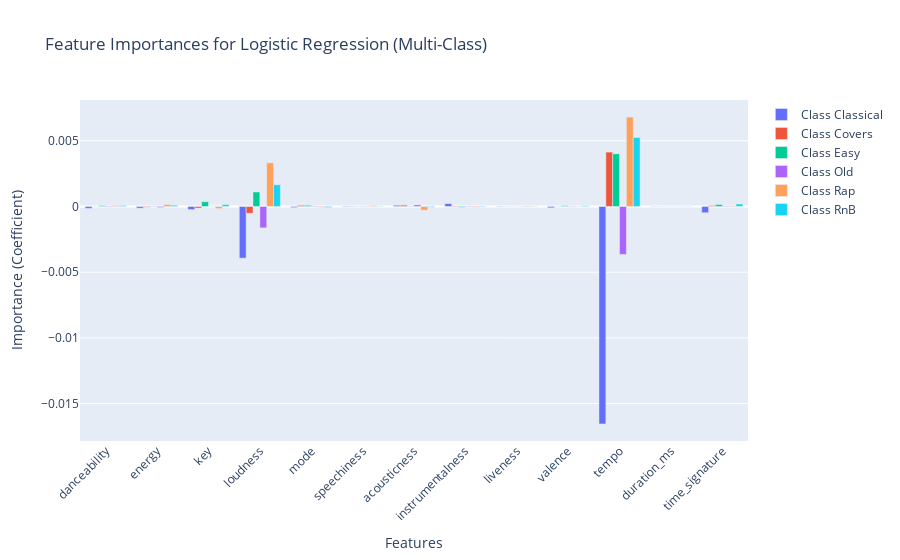

Notebook source saved alongside this figure:
### Code cell
# Extract the feature importances (coefficients)
coef = lr_model.coef_
classes = lr_model.classes_
# Plot the feature importances for each class using Plotly
features = X.columns

fig = go.Figure()

for i in range(len(classes)):
    fig.add_trace(go.Bar(
        x=features,
        y=coef[i],
        name=f'Class {classes[i]}',
        # marker_color=go.colors.DEFAULT_PALLETE[i]
    ))

fig.update_layout(
    title='Feature Importances for Logistic Regression (Multi-Class)',
    xaxis_title='Features',
    yaxis_title='Importance (Coefficient)',
    barmode='group',
    xaxis_tickangle=-45
)

fig.show()

### Figure 1 — Plotly figure (JSON) as saved in the notebook; plotly's stock layout.template omitted (floating-point values rounded to 4 significant figures)
{"data": [{"name": "Class Classical", "type": "bar", "x": ["danceability", "energy", "key", "loudness", "mode", "speechiness", "acousticness", "instrumentalness", "liveness", "valence", "tempo", "duration_ms", "time_signature"], "y": [-0.0001443, -0.0001255, -0.0002364, -0.003932, -8.282e-05, -2.832e-05, 9.188e-05, 0.0002158, -2.193e-05, -9.955e-05, -0.01655, 6.807e-06, -0.0004743]}, {"name": "Class Covers", "type": "bar", "x": ["danceability", "energy", "key", "loudness", "mode", "speechiness", "acousticness", "instrumentalness", "liveness", "valence", "tempo", "duration_ms", "time_signature"], "y": [-7.672e-07, -5.193e-05, -0.0001193, -0.0005185, 8.606e-05, -1.817e-05, 0.0001001, -3.79e-05, -5.363e-06, 6.574e-06, 0.00414, -3.509e-06, 6.051e-05]}, {"name": "Class Easy", "type": "bar", "x": ["danceability", "energy", "key", "loudness", "mode", "speechiness", "acousticness", "instrumentalness", "liveness", "valence", "tempo", "duration_ms", "time_signature"], "y": [5.91e-05, 1.625e-05, 0.000362, 0.001102, 8.631e-05, -5.041e-06, 2.462e-05, -5.977e-05, 1.576e-06, 5.647e-05, 0.004006, -4.202e-08, 0.0001493]}, {"name": "Class Old", "type": "bar", "x": ["danceability", "energy", "key", "loudness", "mode", "speechiness", "acousticness", "instrumentalness", "liveness", "valence", "tempo", "duration_ms", "time_signature"], "y": [-3.709e-05, -7.749e-05, 4.646e-06, -0.001627, 3.604e-05, -1.82e-05, 0.0001195, -2.735e-05, -4.562e-06, -2.338e-05, -0.003649, 3.577e-07, 3.355e-05]}, {"name": "Class Rap", "type": "bar", "x": ["danceability", "energy", "key", "loudness", "mode", "speechiness", "acousticness", "instrumentalness", "liveness", "valence", "tempo", "duration_ms", "time_signature"], "y": [6.183e-05, 0.0001477, -0.0001572, 0.003324, -5.277e-05, 5.661e-05, -0.0002835, -5.628e-05, 3.464e-05, 1.209e-05, 0.006807, -1.404e-06, 4.355e-05]}, {"name": "Class RnB", "type": "bar", "x": ["danceability", "energy", "key", "loudness", "mode", "speechiness", "acousticness", "instrumentalness", "liveness", "valence", "tempo", "duration_ms", "time_signature"], "y": [6.119e-05, 9.097e-05, 0.0001462, 0.001652, -7.283e-05, 1.312e-05, -5.253e-05, -3.452e-05, -4.36e-06, 4.779e-05, 0.005247, -2.21e-06, 0.0001874]}], "layout": {"autosize": true, "barmode": "group", "title": {"text": "Feature Importances for Logistic Regression (Multi-Class)"}, "xaxis": {"autorange": true, "range": [-0.5, 12.5], "tickangle": -45, "title": {"text": "Features"}, "type": "category"}, "yaxis": {"autorange": true, "range": [-0.01785, 0.008105], "title": {"text": "Importance (Coefficient)"}, "type": "linear"}}}
